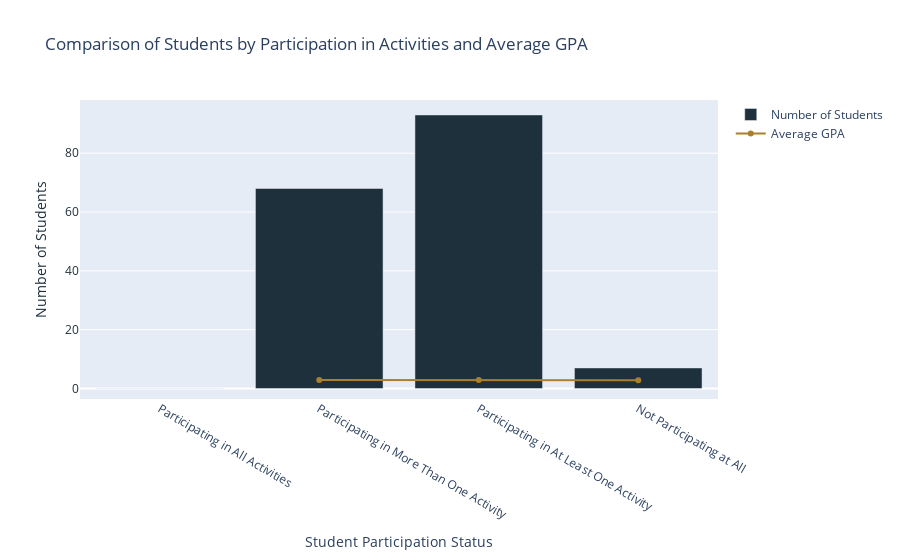

Notebook code for this chart:
### Code cell
import pandas as pd
import plotly.graph_objects as go
import numpy as np

# Example DataFrame with GPA
data = {
    'extracurricular': np.random.randint(0, 2, size=100),
    'sports': np.random.randint(0, 2, size=100),
    'music': np.random.randint(0, 2, size=100),
    'volunteering': np.random.randint(0, 2, size=100),
    'GPA': np.round(np.random.uniform(2.0, 4.0, size=100), 2)
}
df = pd.DataFrame(data)

# Determine participation status
df['total_activities'] = df[['extracurricular', 'sports', 'music', 'volunteering']].sum(axis=1)
df['participating_in_all'] = df['total_activities'] == len(df.columns)
df['participating_in_more_than_one'] = df['total_activities'] > 1
df['participating_in_at_least_one'] = df['total_activities'] > 0
df['not_participating_at_all'] = df['total_activities'] == 0

# Count the number of students in each category
all_activities_count = df['participating_in_all'].sum()
more_than_one_count = df['participating_in_more_than_one'].sum()
at_least_one_count = df['participating_in_at_least_one'].sum()
not_participating_count = df['not_participating_at_all'].sum()

# Calculate average GPA for each category
average_gpa = {
    'Participating in All Activities': df[df['participating_in_all']]['GPA'].mean(),
    'Participating in More Than One Activity': df[df['participating_in_more_than_one']]['GPA'].mean(),
    'Participating in At Least One Activity': df[df['participating_in_at_least_one']]['GPA'].mean(),
    'Not Participating at All': df[df['not_participating_at_all']]['GPA'].mean()
}

# Prepare data for plotting
categories = list(average_gpa.keys())
counts = [all_activities_count, more_than_one_count, at_least_one_count, not_participating_count]
avg_gpa = [average_gpa[category] for category in categories]

# Create bar plot for counts
fig = go.Figure()

fig.add_trace(go.Bar(
    x=categories,
    y=counts,
    name='Number of Students',
    marker_color='#1E303C'
))

# Add line plot for average GPA
fig.add_trace(go.Scatter(
    x=categories,
    y=avg_gpa,
    mode='lines+markers',
    name='Average GPA',
    marker_color='#AB802D'
))

# Update layout
fig.update_layout(
    title='Comparison of Students by Participation in Activities and Average GPA',
    xaxis_title='Student Participation Status',
    yaxis_title='Number of Students / Average GPA',
    yaxis=dict(
        title='Number of Students',
        titlefont=dict(color='#1E303C'),
        tickfont=dict(color='#1E303C')
    ),
    yaxis2=dict(
        title='Average GPA',
        titlefont=dict(color='#AB802D'),
        tickfont=dict(color='#AB802D'),
        overlaying='y',
        side='right'
    )
)

# Show plot
fig.show()

### Figure 1 — Plotly figure (JSON) as saved in the notebook; plotly's stock layout.template omitted (floating-point values rounded to 4 significant figures)
{"data": [{"marker": {"color": "#1E303C"}, "name": "Number of Students", "type": "bar", "x": ["Participating in All Activities", "Participating in More Than One Activity", "Participating in At Least One Activity", "Not Participating at All"], "y": [0, 68, 93, 7]}, {"marker": {"color": "#AB802D"}, "mode": "lines+markers", "name": "Average GPA", "type": "scatter", "x": ["Participating in All Activities", "Participating in More Than One Activity", "Participating in At Least One Activity", "Not Participating at All"], "y": [null, 2.902, 2.92, 2.789]}], "layout": {"title": {"text": "Comparison of Students by Participation in Activities and Average GPA"}, "xaxis": {"title": {"text": "Student Participation Status"}}, "yaxis": {"tickfont": {"color": "#1E303C"}, "title": {"font": {"color": "#1E303C"}, "text": "Number of Students"}}, "yaxis2": {"overlaying": "y", "side": "right", "tickfont": {"color": "#AB802D"}, "title": {"font": {"color": "#AB802D"}, "text": "Average GPA"}}}}
